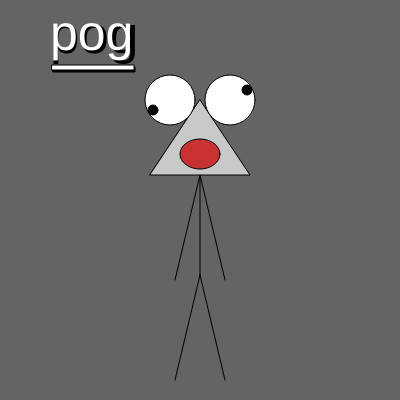
Frame 1 (no input)
Frame 60 (no input): identical to frame 1, image omitted
Frame 120 (the mouse pressed at the canvas centre since frame 60): identical to frame 1, image omitted

The p5.js sketch that drew this single still picture (run headless with seeded random() and noise() and a simulated clock; from frame 60 on, the mouse is pressed at the canvas centre):

// p5.js sketch
// ── sketch.js
function setup() {
    createCanvas(400, 400);
  }
  function draw() {
    background(100,100,100);
    line(200,275,200,175)
    line(200,275,175,380)
    line(200,275,225,380)
    line(200,175,175,280)
    line(200,175,225,280)
    fill(200,200,200)
    triangle(150,175,250,175,200,100)
    fill(255,255,255)
    circle(170,100,50)
    fill(255,255,255)
    circle(230,100,50)
    fill(0,0,0)
    circle(153,110,10)
    fill(0,0,0)
    circle(247,90,10)
    fill(200,50,50)
    ellipse(200,154,40,30)
    {
      fill(0,0,0)
      textSize(53)
      text('pog',50,53)
      fill(255,255,255)
      textSize(50)
      text('pog',50,50)
      {
        
        fill(0,0,0)
        rect(53,67,82,5)
        fill(255,255,255)
        rect(52,65,82,5)
      }
    }
  }
  
